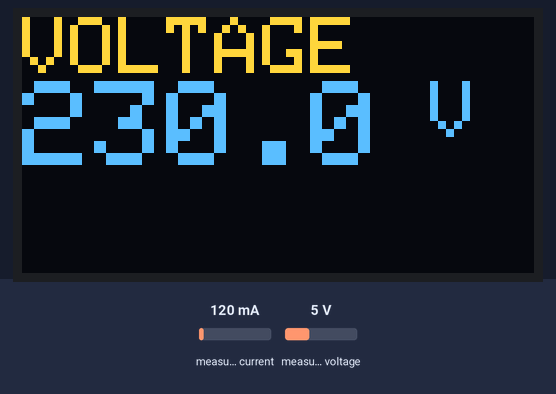
The program below on a simulated ESP8266 (NodeMCU). Shown: 128×64 one-colour display. The inputs (shaded band) are chosen by the test bench; at power-on: measured current 120 mA, measured voltage 5 V. The OLED is the two-colour kind (top 16 rows yellow); WiFi joins after 1.5 s; servers stay silent unless stated; uploads are accepted with an empty reply; what the program prints to the serial monitor is not drawn.

Above: at 8.0 s.
8.1 s: measured current set to 40 mA
At 9.5 s:
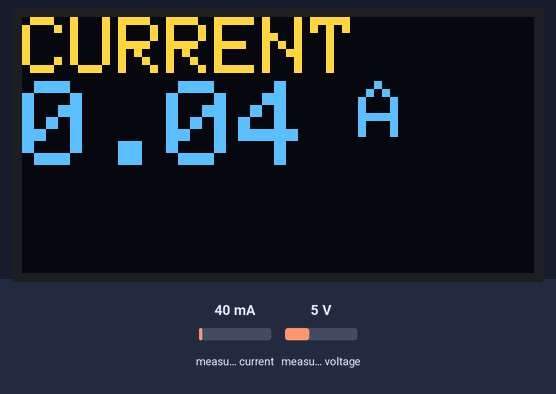
10.5 s: measured voltage set to 0.3 V
At 12.3 s:
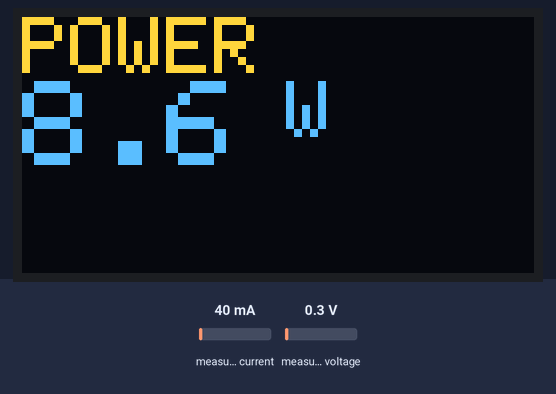
19.1 s: measured current set to 500 mA
At 22.0 s:
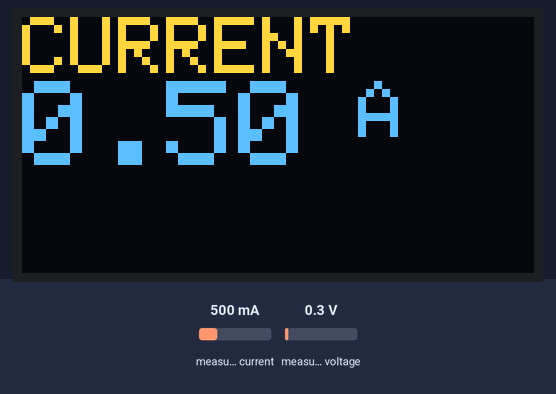
22.1 s: measured voltage set to 3.8 V
At 24.5 s:
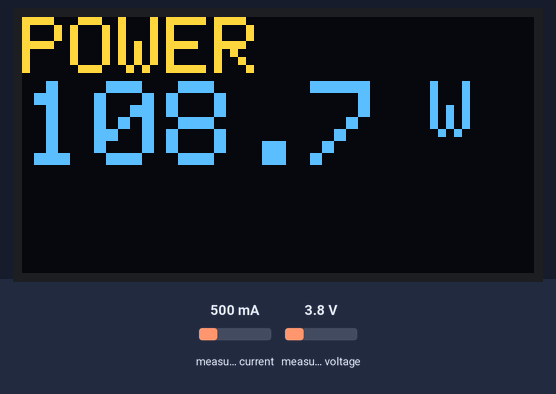
Timing chart, 0 to 26.0 s (numbered marks = the images above; inputs shaded):
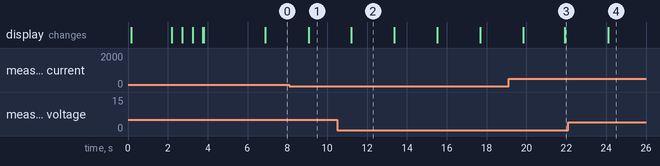

Measured:
- after the input at 8.1 s, the display: changes after 0.96 s (image 1)
- after the input at 22.1 s, the display: changes after 2.0 s (image 4)
- what the display in image 2 shows lasts 2.2 s, from 11.2 s to 13.4 s

The program:

main.cpp
```cpp
/*
 * Smart Energy Monitoring System
 * ESP8266 + PZEM-004T + OLED Display
 * Sends data to Django backend via HTTP POST
 *
 * Required Libraries:
 * - PZEM004Tv30 (by Jakub Mandula)
 * - Adafruit SSD1306
 * - Adafruit GFX Library
 * - ESP8266WiFi
 * - ESP8266HTTPClient
 */

#include <ESP8266WiFi.h>
#include <ESP8266HTTPClient.h>
#include <WiFiClient.h>
#include <WiFiClientSecure.h>
#include <PZEM004Tv30.h>
#include <Wire.h>
#include <Adafruit_GFX.h>
#include <Adafruit_SSD1306.h>
#include <SoftwareSerial.h>

// --- Sensor & Actuator Pin Definitions ---
#define PZEM_RX_PIN D5  // GPIO14
#define PZEM_TX_PIN D6  // GPIO12

// ===== WiFi Configuration =====
const char* ssid = "vaibhav";           // Replace with your WiFi SSID
const char* password = "VEB@4697";   // Replace with your WiFi password

// ===== Server Configuration =====
const char* serverUrl = "http://192.168.0.195:8000/api/energy-data/"; // Replace with your Django server URL
const char* apiKey = "fifLzEGJKga63vOLcuBkTMGtIDBQzFJ5FQLiU59zRTI";  // API key for authentication (set in Django)

// ===== Firebase Configuration =====
#define USE_FIREBASE true
const char* firebaseHost = "https://smart-energy-monitor-default-rtdb.firebaseio.com/"; // Replace with your Firebase Database URL (include trailing slash)
const char* firebaseAuth = ""; // Optional Database Secret (if auth rules are enabled)

// ===== PZEM Configuration =====
// Using Software Serial: RX=D7(GPIO13), TX=D8(GPIO15)
SoftwareSerial pzemSerial(PZEM_RX_PIN, PZEM_TX_PIN);
PZEM004Tv30 pzem(pzemSerial);

// ===== OLED Configuration =====
#define SCREEN_WIDTH 128
#define SCREEN_HEIGHT 64
#define OLED_RESET -1  // Reset pin not used
Adafruit_SSD1306 display(SCREEN_WIDTH, SCREEN_HEIGHT, &Wire, OLED_RESET);

// ===== Timing Variables =====
unsigned long lastDisplayUpdate = 0;
unsigned long lastDataSend = 0;
const unsigned long displayInterval = 2000;  // 2 seconds per screen
const unsigned long sendInterval = 10000;    // Send data every 10 seconds
int displayPage = 0;

unsigned long lastFirebaseHistorySend = 0;
const unsigned long firebaseHistoryInterval = 60000;  // Append history every 60 seconds

// ===== Data Variables =====
float voltage = 0.0;
float current = 0.0;
float power = 0.0;
float energy = 0.0;
float frequency = 0.0;
float pf = 0.0;

// ===== Function Prototypes =====
void connectWiFi();
void readSensorData();
void updateDisplay();
void sendDataToServer();
void sendDataToFirebase();
void displayBootScreen();
void displayError(String message);

// ===== Setup Function =====
void setup() {
  Serial.begin(115200);
  delay(100);

  Serial.println("\n\n=================================");
  Serial.println("Smart Energy Monitoring System");
  Serial.println("=================================\n");

  // Initialize OLED Display
  if(!display.begin(SSD1306_SWITCHCAPVCC, 0x3C)) {
    Serial.println("ERROR: OLED initialization failed!");
    for(;;); // Halt
  }

  displayBootScreen();
  delay(2000);

  // Connect to WiFi
  connectWiFi();

  // Initialize PZEM
  Serial.println("Initializing PZEM-004T...");
  delay(1000);

  // Test PZEM connection
  voltage = pzem.voltage();
  if (isnan(voltage)) {
    Serial.println("WARNING: PZEM-004T not responding!");
    displayError("PZEM Error");
    delay(3000);
  } else {
    Serial.println("PZEM-004T initialized successfully!");
  }

  Serial.println("\nSystem Ready!\n");
}

// ===== Main Loop =====
void loop() {
  // Read sensor data
  readSensorData();

  // Update OLED display every 2 seconds
  if (millis() - lastDisplayUpdate >= displayInterval) {
    updateDisplay();
    lastDisplayUpdate = millis();
    displayPage = (displayPage + 1) % 6; // Cycle through 6 pages
  }

  // Send data to server every 10 seconds
  if (millis() - lastDataSend >= sendInterval) {
    sendDataToServer();
    sendDataToFirebase();
    lastDataSend = millis();
  }

  delay(100); // Small delay for stability
}

// ===== WiFi Connection Function =====
void connectWiFi() {
  Serial.print("Connecting to WiFi: ");
  Serial.println(ssid);

  display.clearDisplay();
  display.setTextSize(1);
  display.setTextColor(SSD1306_WHITE);
  display.setCursor(0, 0);
  display.println("Connecting WiFi...");
  display.println(ssid);
  display.display();

  WiFi.begin(ssid, password);

  int attempts = 0;
  while (WiFi.status() != WL_CONNECTED && attempts < 30) {
    delay(500);
    Serial.print(".");
    display.print(".");
    display.display();
    attempts++;
  }

  if (WiFi.status() == WL_CONNECTED) {
    Serial.println("\nWiFi Connected!");
    Serial.print("IP Address: ");
    Serial.println(WiFi.localIP());

    display.clearDisplay();
    display.setCursor(0, 0);
    display.println("WiFi Connected!");
    display.print("IP: ");
    display.println(WiFi.localIP());
    display.display();
    delay(2000);
  } else {
    Serial.println("\nWiFi Connection Failed!");
    displayError("WiFi Failed");
    delay(3000);
  }
}

// ===== Read Sensor Data =====
void readSensorData() {
  voltage = pzem.voltage();
  current = pzem.current();
  power = pzem.power();
  energy = pzem.energy();
  frequency = pzem.frequency();
  pf = pzem.pf();

  // Handle NaN values
  if (isnan(voltage)) voltage = 0.0;
  if (isnan(current)) current = 0.0;
  if (isnan(power)) power = 0.0;
  if (isnan(energy)) energy = 0.0;
  if (isnan(frequency)) frequency = 0.0;
  if (isnan(pf)) pf = 0.0;
}

// ===== Update OLED Display =====
void updateDisplay() {
  display.clearDisplay();
  display.setTextSize(1);
  display.setTextColor(SSD1306_WHITE);
  display.setCursor(0, 0);

  switch(displayPage) {
    case 0:
      // Voltage
      display.setTextSize(2);
      display.println("VOLTAGE");
      display.setTextSize(3);
      display.print(voltage, 1);
      display.setTextSize(2);
      display.println(" V");
      break;

    case 1:
      // Current
      display.setTextSize(2);
      display.println("CURRENT");
      display.setTextSize(3);
      display.print(current, 2);
      display.setTextSize(2);
      display.println(" A");
      break;

    case 2:
      // Power
      display.setTextSize(2);
      display.println("POWER");
      display.setTextSize(3);
      display.print(power, 1);
      display.setTextSize(2);
      display.println(" W");
      break;

    case 3:
      // Energy
      display.setTextSize(2);
      display.println("ENERGY");
      display.setTextSize(3);
      display.print(energy, 2);
      display.setTextSize(1);
      display.println(" kWh");
      break;

    case 4:
      // Frequency
      display.setTextSize(2);
      display.println("FREQUENCY");
      display.setTextSize(3);
      display.print(frequency, 1);
      display.setTextSize(2);
      display.println(" Hz");
      break;

    case 5:
      // Power Factor
      display.setTextSize(2);
      display.println("POWER");
      display.println("FACTOR");
      display.setTextSize(3);
      display.print(pf, 2);
      break;
  }

  display.display();
}

// ===== Send Data to Server =====
void sendDataToServer() {
  if (WiFi.status() != WL_CONNECTED) {
    Serial.println("WiFi not connected. Reconnecting...");
    connectWiFi();
    return;
  }

  WiFiClient client;
  HTTPClient http;

  Serial.println("\n--- Sending Data to Server ---");
  Serial.print("URL: ");
  Serial.println(serverUrl);

  http.begin(client, serverUrl);
  http.addHeader("Content-Type", "application/json");
  http.addHeader("X-API-Key", apiKey);

  // Create JSON payload
  String jsonPayload = "{";
  jsonPayload += "\"voltage\":" + String(voltage, 2) + ",";
  jsonPayload += "\"current\":" + String(current, 3) + ",";
  jsonPayload += "\"power\":" + String(power, 2) + ",";
  jsonPayload += "\"energy\":" + String(energy, 3) + ",";
  jsonPayload += "\"frequency\":" + String(frequency, 2) + ",";
  jsonPayload += "\"power_factor\":" + String(pf, 3);
  jsonPayload += "}";

  Serial.print("Payload: ");
  Serial.println(jsonPayload);

  int httpResponseCode = http.POST(jsonPayload);

  if (httpResponseCode > 0) {
    String response = http.getString();
    Serial.print("Response Code: ");
    Serial.println(httpResponseCode);
    Serial.print("Response: ");
    Serial.println(response);
  } else {
    Serial.print("Error Code: ");
    Serial.println(httpResponseCode);
    Serial.println("Failed to send data!");
  }

  http.end();
  Serial.println("-----------------------------\n");
}

// ===== Display Boot Screen =====
void displayBootScreen() {
  display.clearDisplay();
  display.setTextSize(2);
  display.setTextColor(SSD1306_WHITE);
  display.setCursor(10, 10);
  display.println("ENERGY");
  display.setCursor(5, 35);
  display.println("MONITOR");
  display.setTextSize(1);
  display.setCursor(25, 55);
  display.println("Booting...");
  display.display();
}

// ===== Display Error Message =====
void displayError(String message) {
  display.clearDisplay();
  display.setTextSize(2);
  display.setTextColor(SSD1306_WHITE);
  display.setCursor(0, 20);
  display.println("ERROR:");
  display.setTextSize(1);
  display.setCursor(0, 45);
  display.println(message);
  display.display();
}

// ===== Send Data to Firebase =====
void sendDataToFirebase() {
  #if USE_FIREBASE
  if (WiFi.status() != WL_CONNECTED) {
    Serial.println("Firebase: WiFi not connected.");
    return;
  }

  WiFiClientSecure client;
  client.setInsecure(); // Bypass SSL certificate verification for ease of deployment

  HTTPClient http;

  // 1. Update Latest Live Metrics (PUT)
  String latestUrl = String(firebaseHost) + "latest.json";
  if (firebaseAuth && strlen(firebaseAuth) > 0) {
    latestUrl += "?auth=" + String(firebaseAuth);
  }

  Serial.println("\n--- Streaming to Firebase (Latest) ---");
  Serial.print("URL: ");
  Serial.println(latestUrl);

  if (http.begin(client, latestUrl)) {
    http.addHeader("Content-Type", "application/json");

    String jsonPayload = "{";
    jsonPayload += "\"voltage\":" + String(voltage, 2) + ",";
    jsonPayload += "\"current\":" + String(current, 3) + ",";
    jsonPayload += "\"power\":" + String(power, 2) + ",";
    jsonPayload += "\"energy\":" + String(energy, 3) + ",";
    jsonPayload += "\"frequency\":" + String(frequency, 2) + ",";
    jsonPayload += "\"power_factor\":" + String(pf, 3) + ",";
    jsonPayload += "\"timestamp\":{\".sv\":\"timestamp\"}";
    jsonPayload += "}";

    int httpResponseCode = http.PUT(jsonPayload);

    if (httpResponseCode > 0) {
      Serial.print("Firebase PUT Success: ");
      Serial.println(httpResponseCode);
    } else {
      Serial.print("Firebase PUT Error: ");
      Serial.println(http.errorToString(httpResponseCode).c_str());
    }
    http.end();
  } else {
    Serial.println("Firebase PUT: Unable to connect.");
  }

  // 2. Append to History (POST) - Throttled to every 60 seconds
  if (millis() - lastFirebaseHistorySend >= firebaseHistoryInterval || lastFirebaseHistorySend == 0) {
    String historyUrl = String(firebaseHost) + "history.json";
    if (firebaseAuth && strlen(firebaseAuth) > 0) {
      historyUrl += "?auth=" + String(firebaseAuth);
    }

    Serial.println("\n--- Streaming to Firebase (History Append) ---");
    Serial.print("URL: ");
    Serial.println(historyUrl);

    if (http.begin(client, historyUrl)) {
      http.addHeader("Content-Type", "application/json");

      String jsonPayload = "{";
      jsonPayload += "\"voltage\":" + String(voltage, 2) + ",";
      jsonPayload += "\"current\":" + String(current, 3) + ",";
      jsonPayload += "\"power\":" + String(power, 2) + ",";
      jsonPayload += "\"energy\":" + String(energy, 3) + ",";
      jsonPayload += "\"frequency\":" + String(frequency, 2) + ",";
      jsonPayload += "\"power_factor\":" + String(pf, 3) + ",";
      jsonPayload += "\"timestamp\":{\".sv\":\"timestamp\"}";
      jsonPayload += "}";

      int httpResponseCode = http.POST(jsonPayload);

      if (httpResponseCode > 0) {
        Serial.print("Firebase POST Success: ");
        Serial.println(httpResponseCode);
        lastFirebaseHistorySend = millis();
      } else {
        Serial.print("Firebase POST Error: ");
        Serial.println(http.errorToString(httpResponseCode).c_str());
      }
      http.end();
    } else {
      Serial.println("Firebase POST: Unable to connect.");
    }
  }
  Serial.println("--------------------------------------\n");
  #endif
}
```
